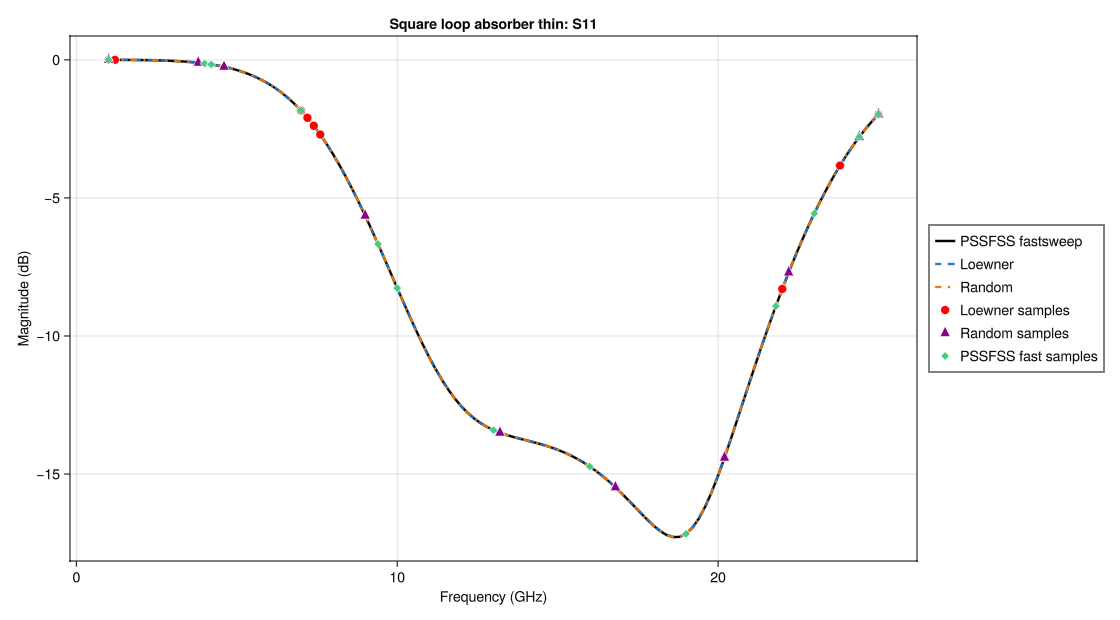

This figure's Julia source:
include(joinpath(@__DIR__, "common.jl"))

function square_loop_absorber_case(; design = :thin, nfreq = 121, ntri = 750)
    designs = Dict(
        :thin => (i = 1, Rs = 15.0),
        :medium => (i = 2, Rs = 40.0),
        :thick => (i = 3, Rs = 70.0),
    )
    haskey(designs, design) || error("design must be one of :thin, :medium, :thick")

    D = 11.0
    idx = designs[design].i
    r_outer = sqrt(2) / 2 * D / 8 * [5, 6, 7]
    thickness = D / 16 * [1, 2, 3]
    r_inner = r_outer - sqrt(2) .* thickness

    sheet = polyring(;
        sides = 4,
        s1 = [D, 0],
        s2 = [0, D],
        ntri,
        orient = 45,
        a = [r_inner[idx]],
        b = [r_outer[idx]],
        Zsheet = designs[design].Rs,
        units = mm,
    )

    strata = [
        Layer()
        sheet
        Layer(width = 5mm)
        pecsheet()
        Layer()
    ]

    return strata, collect(range(1.0, 25.0, length = nfreq)), (ϕ = 0, θ = 0)
end

function run(; design = :thin, nfreq = 121, ntri = 750, seed = 1, run_direct = false, options = DEFAULT_SWEEP_OPTIONS)
    strata, freqs, steering = square_loop_absorber_case(; design, nfreq, ntri)
    return run_sweep_comparison(
        strata,
        freqs,
        steering;
        label = "Square loop absorber $(design)",
        options,
        seed,
        run_direct,
    )
end

results = run();
plot_comparison(results; savepath = joinpath(@__DIR__, "square_loop_absorber.png"))
